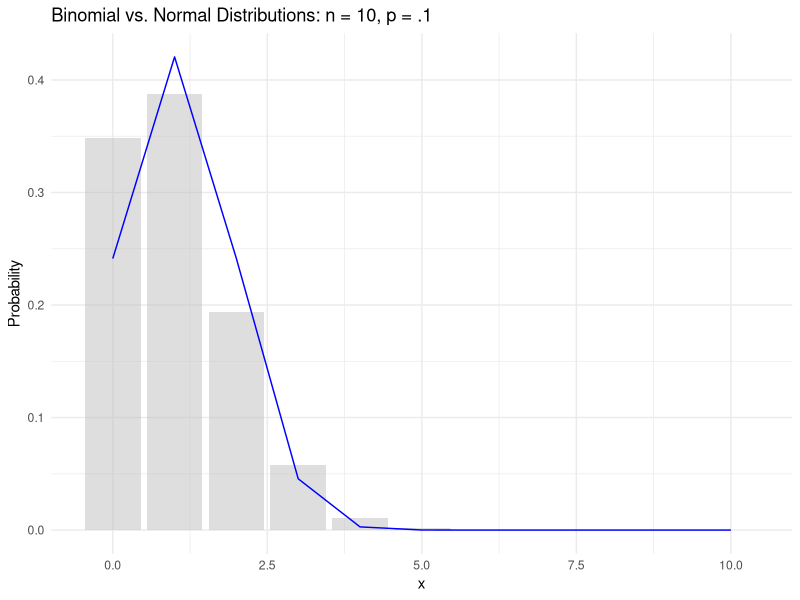

Write the R code that produced this figure.
library(tidyverse)
library(ggplot2)

n <- 10
p <- 0.1
mu <- n * p
sigma <- sqrt(n * p * (1 - p))

# Generate data
x <- 0:n
binomial_probs <- dbinom(x, size = n, prob = p) 
normal_probs <- dnorm(x, mean = mu, sd = sigma)

# Convert to data frame to plot
df <- data.frame(x = x, 
                 Binomial = binomial_probs, 
                 Normal = normal_probs)

# Plot
df %>% 
ggplot(aes(x = x)) +
  geom_bar(aes(y = Binomial), stat = "identity", fill = "gray", alpha = 0.5) + 
  geom_line(aes(y = Normal), color = "blue") +
  labs(title = "Binomial vs. Normal Distributions: n = 10, p = .1",
       y = "Probability") +
  theme_minimal()

